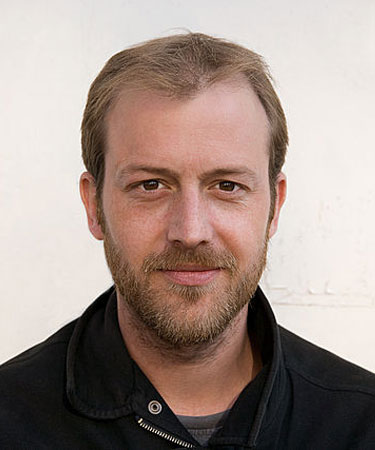
#> input picture face.jpg, 375 x 450 px
$ python Face_Detector.py
#> lines starting #> are read from the running program, lines starting #| are printed output that depends on the picture; after the words box and inside, x2 and y2 are one past the last pixel; in counts of white or black regions, pixels touching at a corner belong together
import cv2

# loading the pretrained data
trained_face_data = cv2.CascadeClassifier(
    'haarcascade_frontalface_default.xml')

# choose an image to detect face in
img = cv2.imread('face.jpg')
#> img is the input picture: shape (450, 375, 3); mean B, G, R 137.7, 145.2, 162

# converting to grayscale
grayscaled_img = cv2.cvtColor(img, cv2.COLOR_BGR2GRAY)
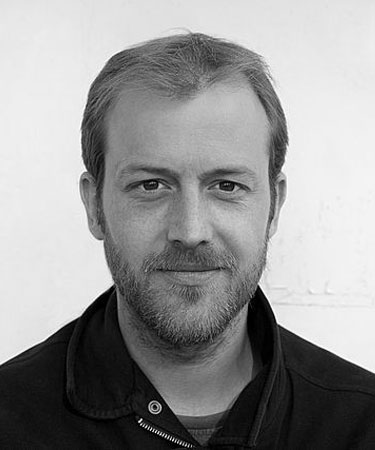
#> grayscaled_img: shape (450, 375); min 0, max 255, mean 149.3

# Detect faces
face_coordinates = trained_face_data.detectMultiScale(grayscaled_img)
#> face_coordinates = [[80, 101, 221, 221]]

# printing the detected face coords
print(face_coordinates)
#| [[ 80 101 221 221]]

# Drawing rectangles on all face coords
for (x, y, w, h) in face_coordinates:
    cv2.rectangle(img, (x, y), (x+w, y+h), (0, 255, 0), 2)
#> this loop made 1 pass
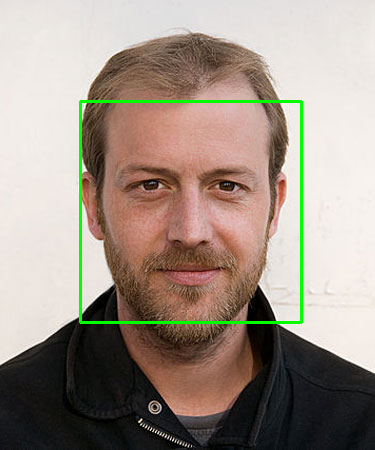
#> img: shape (450, 375, 3); 1.57% of pixels changed, all inside (x1, y1, x2, y2) = (79, 100, 303, 324)


# showing the image after detection
cv2.imshow('Face detector program', img)

# wait key to pause code
cv2.waitKey()


print("Done")
